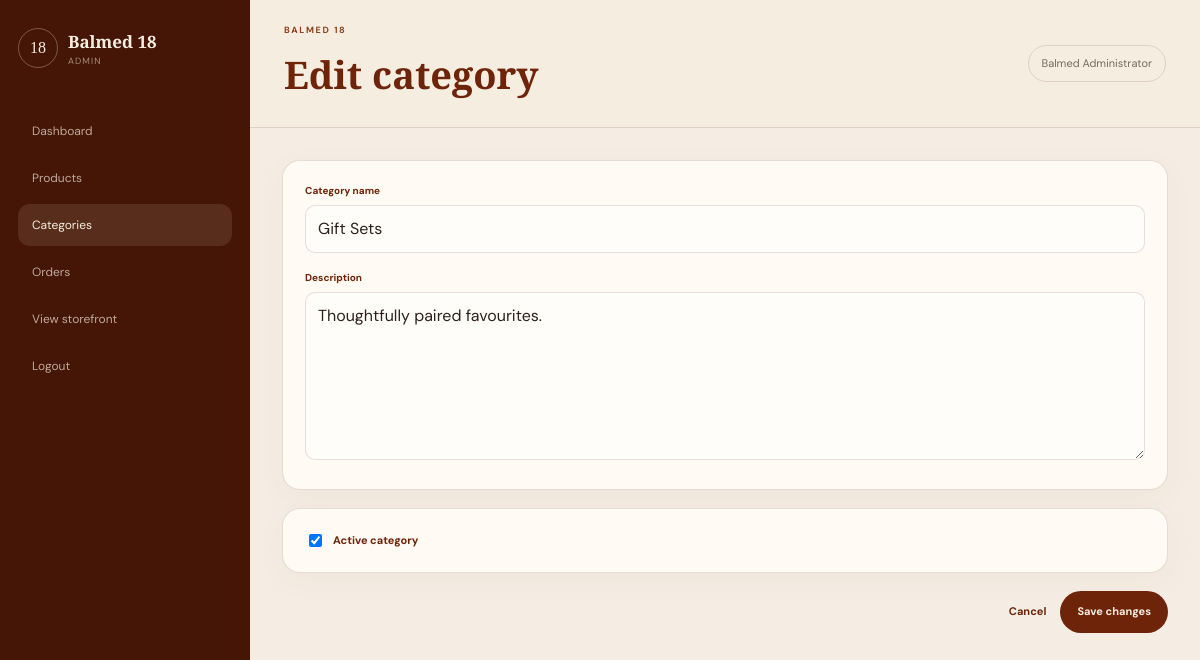
Screenshot of /admin/categories/edit.php?id=3 (signed in) with the database file from the repository.
### tables this page shows
CREATE TABLE IF NOT EXISTS categories (
    id INT UNSIGNED AUTO_INCREMENT PRIMARY KEY,
    name VARCHAR(120) NOT NULL,
    slug VARCHAR(150) NOT NULL UNIQUE,
    description TEXT NULL,
    image VARCHAR(255) NULL,
    is_active TINYINT(1) NOT NULL DEFAULT 1,
    created_at TIMESTAMP DEFAULT CURRENT_TIMESTAMP,
    updated_at TIMESTAMP DEFAULT CURRENT_TIMESTAMP ON UPDATE CURRENT_TIMESTAMP
);

### config/database.php (called while the page is built, shortened)
<?php
function db(): PDO
{
    $dsn = 'mysql:host=' . DB_HOST . ';dbname=' . DB_NAME . ';charset=utf8mb4';
    $pdo = new PDO($dsn, DB_USER, DB_PASS, [
        PDO::ATTR_ERRMODE => PDO::ERRMODE_EXCEPTION,
        PDO::ATTR_DEFAULT_FETCH_MODE => PDO::FETCH_ASSOC,
        PDO::ATTR_EMULATE_PREPARES => false,
    ]);
    return $pdo;
}

### includes/functions.php (called while the page is built, shortened)
<?php
require_once __DIR__ . '/../config/database.php';
function e(?string $value): string
{
    return htmlspecialchars((string) $value, ENT_QUOTES, 'UTF-8');
}
function url(string $path = ''): string
{
    return BASE_URL . '/' . ltrim($path, '/');
}
function old(string $key, string $default = ''): string
{
    return e($_POST[$key] ?? $default);
}

### admin/categories/edit.php (the view, shortened to what this page needs)
<?php
require_once __DIR__ . '/../../includes/functions.php';
$id = isset($_GET['id']) ? (int) $_GET['id'] : 0;
$stmt = db()->prepare('SELECT * FROM categories WHERE id = ?');
$stmt->execute([$id]);
$category = $stmt->fetch();
require __DIR__ . '/../../includes/admin_header.php';
?>
<form method="post" class="admin-form">
    <div class="panel">
        <div class="form-grid">
            <div class="form-field full">
                <label for="name">Category name</label>
                <input id="name" name="name" required value="<?= old('name', $category['name']) ?>">
            </div>
            <div class="form-field full">
                <label for="description">Description</label>
                <textarea id="description" name="description" rows="6"><?= old('description', $category['description'] ?? '') ?></textarea>
            </div>
        </div>
    </div>
    <div class="panel">
        <label class="check-single">
            <input
                type="checkbox"
                name="is_active"
                value="1"
                <?= (int) ($_POST['is_active'] ?? $category['is_active']) === 1 ? 'checked' : '' ?>
            >
            Active category
        </label>
    </div>
    <div class="form-actions">
        <a class="admin-link" href="<?= url('admin/categories/index.php') ?>">Cancel</a>
        <button class="admin-btn" type="submit">Save changes</button>
    </div>
</form>
<?php require __DIR__ . '/../../includes/admin_footer.php'; ?>

### assets/css/admin.css (style rules this page uses)
:root { --cream: #f7eee2; --beige: #eadcc9; --brown: #6e2408; --brown-dark: #451606; --ink: #2e211c; --muted: #776a61; --white: #fffaf3; --green: #58704a; --line: rgba(69, 22, 6, .13); --danger: #9a3b29; --shadow: 0 20px 55px rgba(69, 22, 6, .10); --serif: 'Playfair Display', Georgia, serif; --sans: 'DM Sans', Arial, sans-serif; }
* { box-sizing: border-box; }
body { margin: 0; background: #f5ede3; color: var(--ink); font-family: var(--sans); line-height: 1.5; }
a { color: inherit; text-decoration: none; }
button, input, textarea, select { font: inherit; }
.admin-body { min-height: 100vh; display: grid; grid-template-columns: 250px 1fr; }
.panel { padding: 22px; border: 1px solid var(--line); border-radius: 18px; background: var(--white); box-shadow: 0 8px 30px rgba(69,22,6,.04); }
.admin-link { color: var(--brown); font-size: 11px; font-weight: 700; }
.admin-btn { min-height: 42px; display: inline-flex; align-items: center; justify-content: center; padding: 0 17px; border: 0; border-radius: 999px; background: var(--brown); color: var(--cream); font-size: 11px; font-weight: 700; }
.admin-form { display: grid; gap: 18px; }
.form-grid { display: grid; grid-template-columns: repeat(2, minmax(0,1fr)); gap: 17px; }
.form-field.full { grid-column: 1 / -1; }
.form-field label { display: block; margin-bottom: 7px; color: var(--brown); font-size: 10px; font-weight: 700; }
.form-field input, .form-field textarea, .form-field select { width: 100%; border: 1px solid var(--line); border-radius: 10px; outline: 0; background: #fffdf9; padding: 11px 12px; color: var(--ink); }
.form-field textarea { resize: vertical; }
.checkbox-row label, .check-single { display: flex; align-items: center; gap: 8px; color: var(--brown); font-size: 11px; font-weight: 700; }
.form-actions { display: flex; justify-content: flex-end; align-items: center; gap: 14px; }

### rows the page displays
categories: name "Gift Sets", description "Thoughtfully paired favourites.", is_active "☑"

### other values shown
$pageTitle "Edit category"
$_SESSION['admin_name'] "Balmed Administrator"
